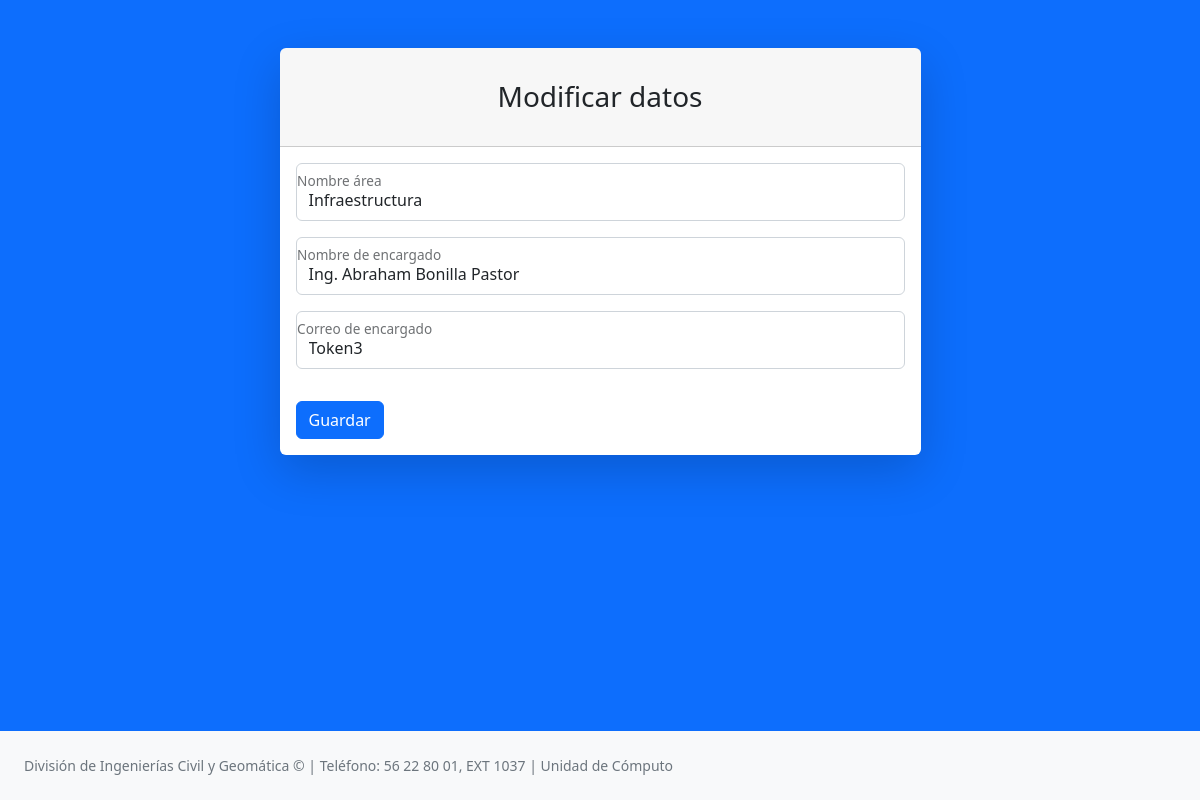
The app's page /SistemaAsistencias/ModificarArea.php?id=3 with its own data.
### tables this page shows
CREATE TABLE `area` (
  `idArea` int(11) NOT NULL,
  `nombreArea` varchar(60) NOT NULL,
  `nombreAyudante` varchar(60) NOT NULL,
  `Token` varchar(30) NOT NULL
);

### SistemaAsistencias/ModificarArea.php (the view, shortened to what this page needs)
<?php
$mysqli = new mysqli("localhost", "root", "", "sistema");
$idArea = $_GET['id'];
$sql = "SELECT * FROM area WHERE idArea = $idArea";
$result = $mysqli->query($sql);
if ($result->num_rows > 0) {
    $row = $result->fetch_assoc();
    $nombreArea = $row['nombreArea'];
    $nombreAyudante = $row['nombreAyudante'];
    $Token = $row['Token'];
} else {
    echo "No se encontró el área con ID: $idArea";
}
?>
<!DOCTYPE html>
<html lang="es">
    <head>
        <link href="css/styles.css" rel="stylesheet" />
    </head>
    <body class="bg-primary">
        <div id="layoutAuthentication">
            <div id="layoutAuthentication_content">
                <main>
                    <div class="container">
                        <div class="row justify-content-center">
                            <div class="col-lg-7">
                                <div class="card shadow-lg border-0 rounded-lg mt-5">
                                    <div class="card-header"><h3 class="text-center font-weight-light my-4">Modificar datos</h3></div>
                                    <div class="card-body">
                                    <form method="POST" action="ModificarArea.php?id=<?php echo $idArea; ?>">
                                        <div class="row mb-3">
                                            <div class="form-floating mb-3">
                                                <input class="form-control" id="inputLastName" type="text" name="nombreArea" placeholder="Nombre del área" value="<?php echo $nombreArea; ?>" />
                                                <label for="inputLastName">Nombre área</label>
                                            </div>
                                            <div class="form-floating mb-3">
                                                <input class="form-control" id="inputLastName" type="text" name="nombreAyudante" placeholder="Nombre del encargado" value="<?php echo $nombreAyudante; ?>" />
                                                <label for="inputLastName">Nombre de encargado</label>
                                            </div>
                                            <div class="form-floating mb-3">
                                                <input class="form-control" id="inputToken" type="text" name="Token" placeholder="Clave de registro" value="<?php echo $Token; ?>" />
                                                <label for="inputEmail">Correo de encargado</label>
                                            </div>
                                        </div>
                                        <button class="btn btn-primary" type="submit">Guardar</button>
                                    </form>
                                    </div>
                                </div>
                            </div>
                        </div>
                    </div>
                </main>
            </div>
            <div id="layoutAuthentication_footer">
            <footer class="py-4 bg-light mt-auto">
                    <div class="container-fluid px-4">
                        <div class="d-flex align-items-center justify-content-between small">
                            <div class="text-muted">División de Ingenierías Civil y Geomática &copy; | Teléfono: 56 22 80 01, EXT 1037  | Unidad de Cómputo </div>
                        </div>
                    </div>
                </footer>
            </div>
        </div>
    </body>
</html>

### records on screen
area: nombreArea "Infraestructura", nombreAyudante "Ing. Abraham Bonilla Pastor", Token "Token3"
